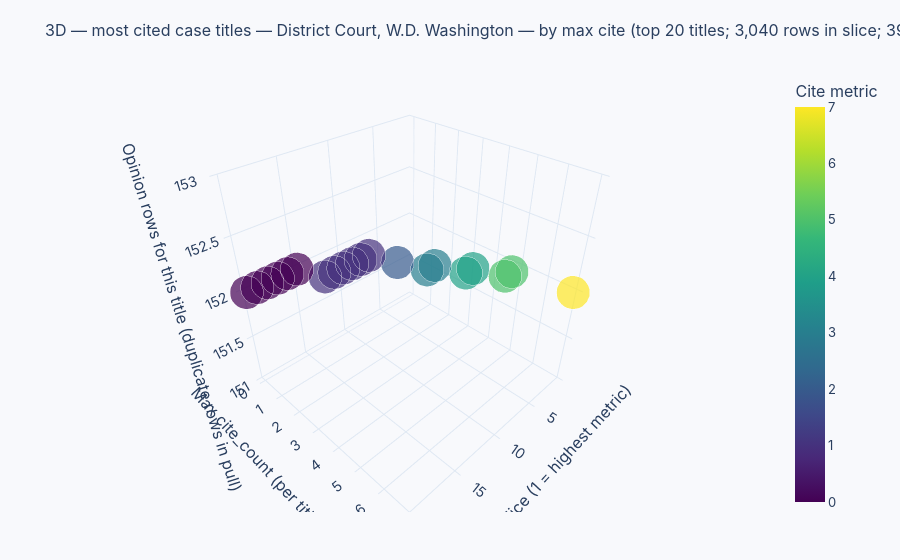

Notebook source saved alongside this figure:
### Code cell
fig_q2 = charts.fig_q2_scatter3d_jurisdiction(df, court_id="wawd", top_n=45, rank_mode="max")
fig_q2.show(config=charts.GRAPH_CONFIG)

### Figure 1 — Plotly figure (JSON) as saved in the notebook; plotly's stock layout.template omitted (floating-point values rounded to 4 significant figures)
{"data": [{"customdata": [["O'Connor v. Berryhill", "wawd"], ["Hoober v. Movement Mortg., LLC", "wawd"], ["Pengbo Xiao v. Feast Buffet, Inc.", "wawd"], ["Galvez v. Cuccinelli", "wawd"], ["Mass. Bay Ins. Co. v. Walflor Indus., Inc.", "wawd"], ["Animal Legal Def. Fund v. Olympic Game Farm, Inc.", "wawd"], ["Gallupe v. Sedgwick Claims Mgmt. Servs. Inc.", "wawd"], ["Beane v. RPW Legal Servs., PLLC", "wawd"], ["State v. Franciscan Health Sys.", "wawd"], ["Perfect Co. v. Adaptics Ltd.", "wawd"], ["Mitchell v. Atkins", "wawd"], ["Ken M. ex rel. Berry M. v. Berryhill", "wawd"], ["Calderon-Rodriguez v. Wilcox", "wawd"], ["United Statesi Ins. Servs. Nat'l, Inc. v. Ogden", "wawd"], ["Marine Carpenters Pension Fund v. Puglia Marine, LLC", "wawd"], ["Padilla v. U.S. Immigration & Customs Enforcement", "wawd"], ["Friends Earth v. U.S. Army Corps of Eng'rs", "wawd"], ["Ruffino v. City of Puyallup", "wawd"], ["Simmons v. Safeway, Inc.", "wawd"], ["Tidewater Holdings, Inc. v. Westchester Fire Ins. Co.", "wawd"]], "hovertemplate": "<b>%{hovertext}</b><br><br>rank_1based=%{x}<br>cite_value=%{marker.color:.3f}<br>opinion_rows=%{marker.size}<br>court_id=%{customdata[1]}<extra></extra>", "hovertext": ["O'Connor v. Berryhill", "Hoober v. Movement Mortg., LLC", "Pengbo Xiao v. Feast Buffet, Inc.", "Galvez v. Cuccinelli", "Mass. Bay Ins. Co. v. Walflor Indus., Inc.", "Animal Legal Def. Fund v. Olympic Game Farm, Inc.", "Gallupe v. Sedgwick Claims Mgmt. Servs. Inc.", "Beane v. RPW Legal Servs., PLLC", "State v. Franciscan Health Sys.", "Perfect Co. v. Adaptics Ltd.", "Mitchell v. Atkins", "Ken M. ex rel. Berry M. v. Berryhill", "Calderon-Rodriguez v. Wilcox", "United Statesi Ins. Servs. Nat'l, Inc. v. Ogden", "Marine Carpenters Pension Fund v. Puglia Marine, LLC", "Padilla v. U.S. Immigration & Customs Enforcement", "Friends Earth v. U.S. Army Corps of Eng'rs", "Ruffino v. City of Puyallup", "Simmons v. Safeway, Inc.", "Tidewater Holdings, Inc. v. Westchester Fire Ins. Co."], "legendgroup": "", "marker": {"color": [7, 5, 5, 4, 4, 3, 3, 2, 1, 1, 1, 1, 1, 1, 0, 0, 0, 0, 0, 0], "coloraxis": "coloraxis", "size": [152, 152, 152, 152, 152, 152, 152, 152, 152, 152, 152, 152, 152, 152, 152, 152, 152, 152, 152, 152], "sizemode": "area", "sizeref": 0.05025, "symbol": "circle"}, "mode": "markers", "name": "", "scene": "scene", "showlegend": false, "type": "scatter3d", "x": [1, 2, 3, 4, 5, 6, 7, 8, 9, 10, 11, 12, 13, 14, 15, 16, 17, 18, 19, 20], "y": [7, 5, 5, 4, 4, 3, 3, 2, 1, 1, 1, 1, 1, 1, 0, 0, 0, 0, 0, 0], "z": [152, 152, 152, 152, 152, 152, 152, 152, 152, 152, 152, 152, 152, 152, 152, 152, 152, 152, 152, 152]}], "layout": {"coloraxis": {"colorbar": {"title": {"text": "Cite metric"}}, "colorscale": [[0, "#440154"], [0.1111, "#482878"], [0.2222, "#3e4989"], [0.3333, "#31688e"], [0.4444, "#26828e"], [0.5556, "#1f9e89"], [0.6667, "#35b779"], [0.7778, "#6ece58"], [0.8889, "#b5de2b"], [1, "#fde725"]]}, "font": {"family": "Inter, system-ui, sans-serif", "size": 13}, "hoverlabel": {"bgcolor": "white", "font": {"size": 12}}, "legend": {"itemsizing": "constant", "tracegroupgap": 0}, "margin": {"b": 48, "l": 48, "r": 24, "t": 72}, "paper_bgcolor": "rgb(248,249,252)", "plot_bgcolor": "rgb(255,255,255)", "scene": {"bgcolor": "rgb(248,249,252)", "domain": {"x": [0, 1], "y": [0, 1]}, "xaxis": {"backgroundcolor": "rgb(248,249,252)", "title": {"text": "Rank in slice (1 = highest metric)"}}, "yaxis": {"backgroundcolor": "rgb(248,249,252)", "title": {"text": "Max cite_count (per title in pull)"}}, "zaxis": {"backgroundcolor": "rgb(248,249,252)", "title": {"text": "Opinion rows for this title (duplicate rows in pull)"}}}, "title": {"font": {"size": 16}, "text": "3D — most cited case titles — District Court, W.D. Washington — by max cite (top 20 titles; 3,040 rows in slice; 39,040 in CSV)"}, "uirevision": "mp1-q2"}}
